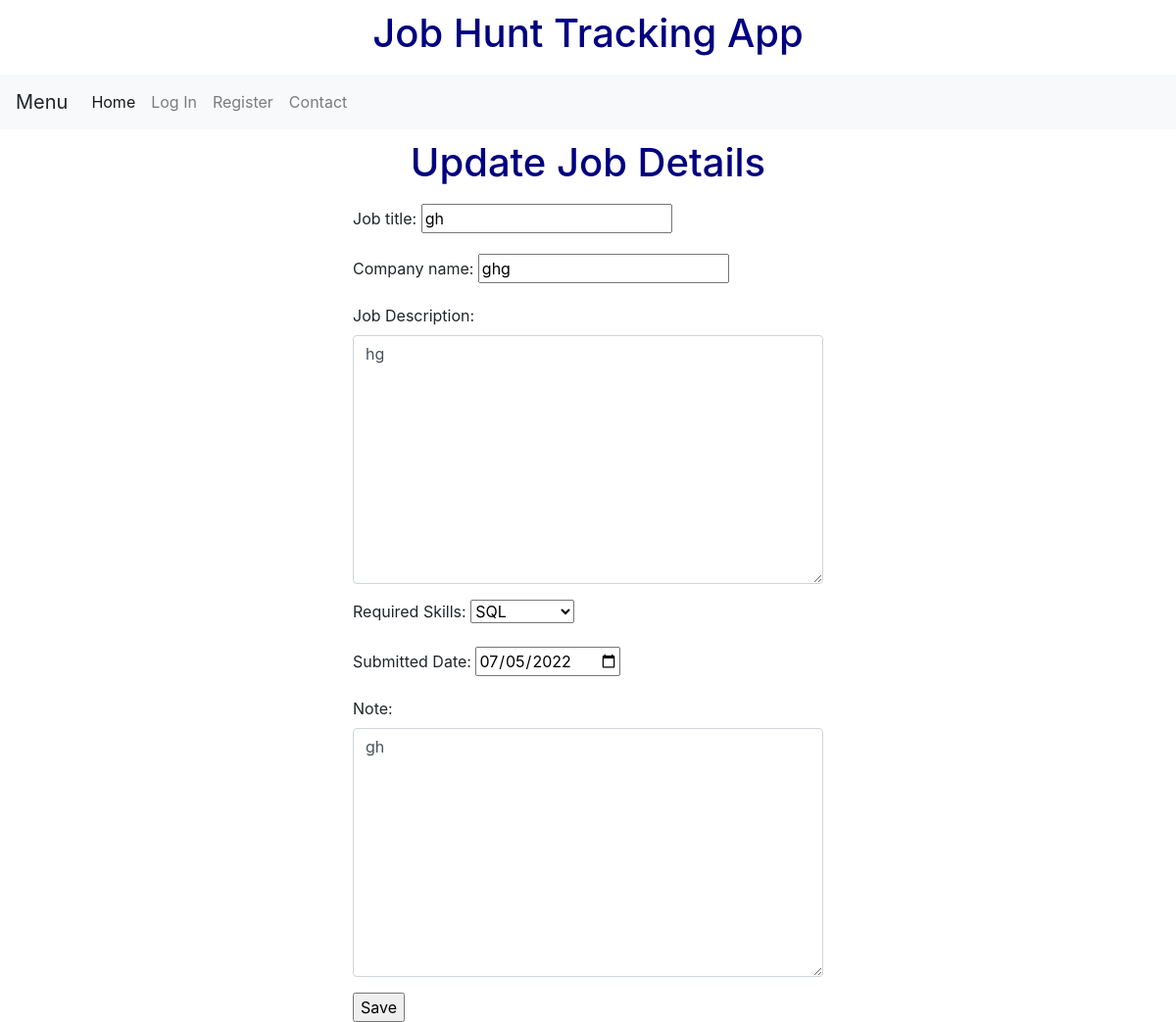
/TrackJob/jobupdate/13, run on the app's committed database.
### TrackJob/models.py (models this page shows)
class Job(models.Model):
    Job_Title = models.CharField(max_length=120) # required to have maxlength
    Company_Name = models.CharField(max_length=120)
    SkillType = [('Python', 'Python'), ('Java', 'Java'), ('SQL', 'SQL'), ('HTML', 'HTML/CSS'),('Other','Other') ]  # enum
    Required_Skills = models.CharField(blank=True, choices=SkillType, max_length=10)
    Job_Description = models.TextField()
    Submitted_Date = models.DateField()
    Note = models.TextField(blank=False, null=True)

### TrackJob/views.py (the view)
# urls.py: path('jobupdate/<int:id>', job_update_view, name='job_update'),
def job_update_view (request,id):
    obj = Job.objects.get(id = id)
    form = JobForm(request.POST or None,instance=obj)
    if form.is_valid():
        form.save()
        return redirect('/TrackJob/showrecord')
    context = {
        "object":obj,
        "form":form
    }
    return render(request, 'job_update.html', context)

### TrackJob/forms.py (shortened to what this page needs)
class JobForm(forms.ModelForm):
    Job_Title = forms.CharField(max_length=120)  # required to have maxlength
    Company_Name = forms.CharField(max_length=120)
    Job_Description = forms.TextInput()
    Note = forms.TextInput()
    class Meta:
        model = Job
        fields = [
            'Job_Title',
            'Company_Name',
            'Job_Description',
            'Required_Skills',
            'Submitted_Date',
            'Note',
        ]
        widgets = {
            'Submitted_Date': DateInput(),
            'Job_Title': forms.TextInput(attrs = {'class':'form-control'}),
            'Company_Name': forms.TextInput(attrs={'class': 'form-control'}),
            'Job_Description': forms.Textarea(attrs={'class': 'form-control'}),
            'Note': forms.Textarea(attrs={'class': 'form-control'}),
        }

### TrackJob/templates/job_update.html (shortened to what this page needs)
{% extends 'basepage.html' %}
{%  block content %}
<h1> Update Job Details </h1>
<body>
<div class = content>
<div class = "forminput">
<form method = 'POST'>  {%  csrf_token %}
    {{  form.as_p}}
    <input type ='submit' value = 'Save' />
</form>
</div>
</div>
</body>
{% endblock %}

### TrackJob/templates/job_update.html (style rules this page uses)
.content { padding-left: 30%; padding-right: 30%; }

### templates/basepage.html (style rules this page uses)
h1 { padding: 10px; color: navy; text-align: center; }

### data on the page
Job: Job_Title "gh", Company_Name "ghg", Job_Description "hg", Required_Skills "SQL", Submitted_Date "07/05/2022", Note "gh"
